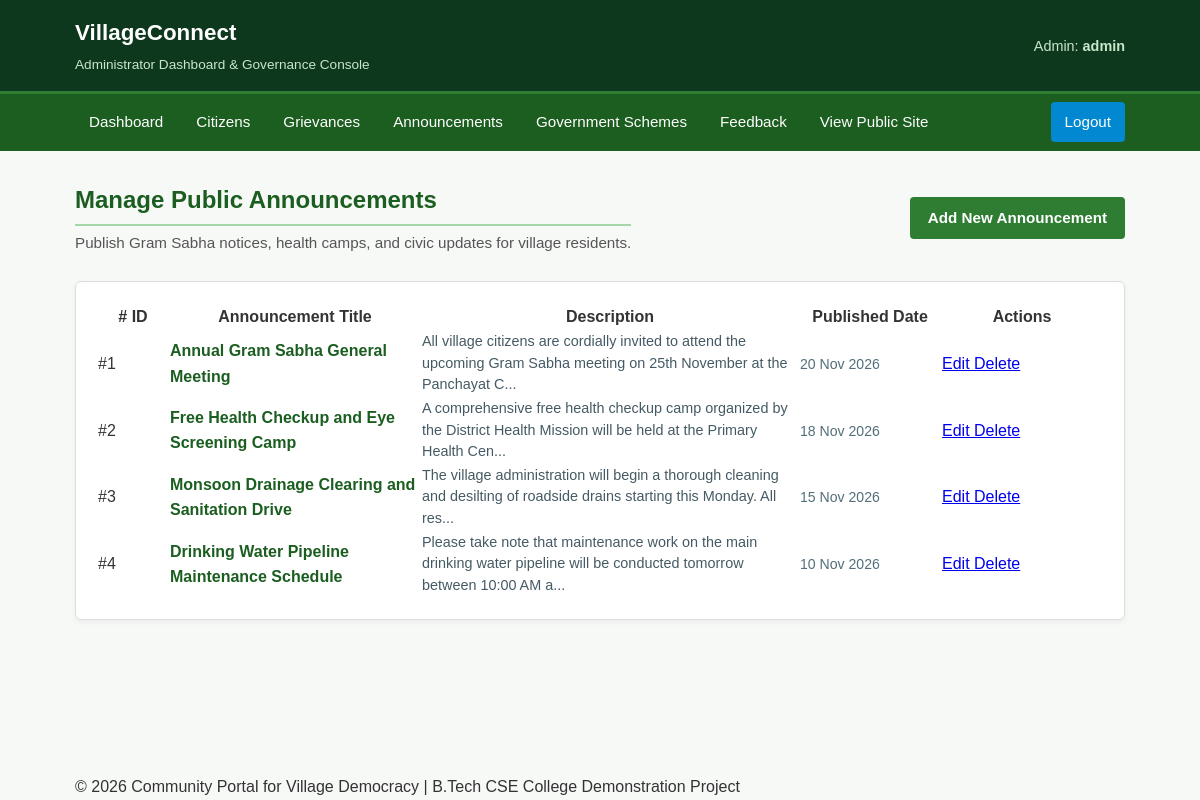
Page /admin/manage_announcements.php (signed in) on the committed database.
### tables this page shows
CREATE TABLE IF NOT EXISTS `announcements` (
    `id` INT AUTO_INCREMENT PRIMARY KEY,
    `title` VARCHAR(200) NOT NULL,
    `description` TEXT NOT NULL,
    `published_date` DATE NOT NULL,
    `created_at` TIMESTAMP DEFAULT CURRENT_TIMESTAMP
);

### admin/manage_announcements.php (the view, shortened to what this page needs)
<?php
require_once "../config/db.php";
$admin_username = $_SESSION['admin_username'] ?? 'admin';
$query = "SELECT * FROM announcements ORDER BY published_date DESC, id DESC";
$result = mysqli_query($conn, $query);
?>
<!DOCTYPE html>
<html lang="en">
<head>
    <link rel="stylesheet" href="../assets/css/style.css">
</head>
<body>
    <header class="top-header" style="background-color: #0d381e;">
        <div class="container header-content">
            <div>
                <a href="dashboard.php" class="brand-title">
                    VillageConnect
                </a>
                <span class="brand-subtitle">Administrator Dashboard & Governance Console</span>
            </div>
            <div>
                <span style="color: #c8e6c9; font-size: 0.9rem;">
                    Admin: <strong><?php echo htmlspecialchars($admin_username); ?></strong>
                </span>
            </div>
        </div>
    </header>
    <nav class="navbar" style="background-color: #1b5e20;">
        <div class="container">
            <ul class="nav-links">
                <li><a href="dashboard.php">Dashboard</a></li>
                <li><a href="manage_citizens.php">Citizens</a></li>
                <li><a href="manage_grievances.php">Grievances</a></li>
                <li><a href="manage_announcements.php" class="active">Announcements</a></li>
                <li><a href="manage_schemes.php">Government Schemes</a></li>
                <li><a href="manage_feedback.php">Feedback</a></li>
                <li><a href="../index.php" target="_blank">View Public Site</a></li>
                <li class="nav-right"><a href="logout.php" class="nav-highlight">Logout</a></li>
            </ul>
        </div>
    </nav>
    <main class="main-content">
        <div class="container">
            <div style="display: flex; justify-content: space-between; align-items: center; flex-wrap: wrap; gap: 15px; margin-bottom: 25px;">
                <div>
                    <h1 class="section-title" style="margin-bottom: 5px;">Manage Public Announcements</h1>
                    <p class="section-desc" style="margin-bottom: 0;">
                        Publish Gram Sabha notices, health camps, and civic updates for village residents.
                    </p>
                </div>
                <div>
                    <a href="add_announcement.php" class="btn btn-primary">Add New Announcement</a>
                </div>
            </div>
            <div class="card">
                <?php if ($result && mysqli_num_rows($result) > 0): ?>
                    <div class="table-responsive">
                        <table class="styled-table">
                            <thead>
                                <tr>
                                    <th style="width: 70px;"># ID</th>
                                    <th style="width: 250px;">Announcement Title</th>
                                    <th>Description</th>
                                    <th style="width: 140px;">Published Date</th>
                                    <th style="width: 160px;">Actions</th>
                                </tr>
                            </thead>
                            <tbody>
                                <?php while ($row = mysqli_fetch_assoc($result)): ?>
                                    <tr>
                                        <td>#<?php echo $row['id']; ?></td>
                                        <td><strong style="color: #1b5e20;"><?php echo htmlspecialchars($row['title']); ?></strong></td>
                                        <td>
                                            <div style="font-size: 0.9rem; color: #455a64; line-height: 1.5;">
                                                <?php
                                                $desc = htmlspecialchars($row['description']);
                                                echo (strlen($desc) > 120) ? substr($desc, 0, 120) . '...' : $desc;
                                                ?>
                                            </div>
                                        </td>
                                        <td>
                                            <span style="font-size: 0.88rem; color: #546e7a;">
                                                <?php echo date("d M Y", strtotime($row['published_date'])); ?>
                                            </span>
                                        </td>
                                        <td>
                                            <div class="action-links">
                                                <a href="edit_announcement.php?id=<?php echo $row['id']; ?>" class="action-edit">
                                                    Edit
                                                </a>
                                                <a href="manage_announcements.php?delete=<?php echo $row['id']; ?>"
                                                   class="action-delete"
                                                   onclick="return confirmDelete('announcement');">
                                                    Delete
                                                </a>
                                            </div>
                                        </td>
                                    </tr>
                                <?php endwhile; ?>
                            </tbody>
                        </table>
                    </div>
                <?php endif; ?>
            </div>
        </div>
    </main>
    <footer class="site-footer">
        <div class="container text-center">
            <div class="footer-bottom">
                <p>&copy; <?php echo date("Y"); ?> Community Portal for Village Democracy | B.Tech CSE College Demonstration Project</p>
            </div>
        </div>
    </footer>
</body>
</html>

### assets/css/style.css (style rules this page uses)
* { margin: 0; padding: 0; box-sizing: border-box; }
body { font-family: 'Segoe UI', Tahoma, Geneva, Verdana, sans-serif; background-color: #f4f8fa; color: #2c3e50; font-family: Arial, Helvetica, sans-serif; background-color: #f7f9f7; color: #333333; line-height: 1.6; display: flex; flex-direction: column; min-height: 100vh; }
.container { width: 90%; max-width: 1200px; max-width: 1100px; margin: 0 auto; padding: 0 15px; }
.top-header { background-color: #1b5e20; background-color: #1b5e20; color: #ffffff; padding: 14px 0; box-shadow: 0 2px 8px rgba(0, 0, 0, 0.12); padding: 15px 0; border-bottom: 3px solid #2e7d32; }
.header-content { display: flex; justify-content: space-between; align-items: center; flex-wrap: wrap; gap: 10px; }
.brand-title { font-size: 1.35rem; font-weight: 700; font-size: 1.4rem; font-weight: bold; color: #ffffff; text-decoration: none; display: flex; align-items: center; gap: 8px; }
.brand-subtitle { font-size: 0.8rem; font-weight: normal; font-size: 0.85rem; color: #c8e6c9; display: block; color: #c8e6c9; margin-top: 3px; }
.navbar { background-color: #2e7d32; border-bottom: 3px solid #81c784; background-color: #2e7d32; border-bottom: 1px solid #1b5e20; }
.nav-links { list-style: none; display: flex; flex-wrap: wrap; gap: 4px; padding: 6px 0; gap: 5px; padding: 8px 0; }
.nav-links li a { color: #ffffff; text-decoration: none; padding: 9px 14px; padding: 8px 14px; border-radius: 4px; font-size: 0.95rem; display: inline-block; font-size: 0.95rem; font-weight: 500; transition: background-color 0.2s ease, color 0.2s ease; }
.nav-links li a:hover, .nav-links li a.active { background-color: #1b5e20; color: #ffffff; }
.nav-links li a.nav-highlight { background-color: #0288d1; color: #ffffff; }
.nav-links li.nav-right { margin-left: auto; }
.btn { display: inline-block; padding: 10px 20px; padding: 9px 18px; font-size: 0.95rem; font-weight: 600; font-weight: bold; text-decoration: none; border-radius: 5px; border-radius: 4px; border: none; cursor: pointer; text-align: center; transition: background-color 0.2s, transform 0.1s; }
.btn-primary { background-color: #2e7d32; color: #ffffff; }
.main-content { flex: 1; padding: 35px 0; padding: 30px 0; }
.section-title { font-size: 1.7rem; font-size: 1.5rem; color: #1b5e20; margin-bottom: 20px; padding-bottom: 8px; margin-bottom: 15px; padding-bottom: 5px; border-bottom: 2px solid #a5d6a7; position: relative; }
.section-desc { font-size: 1rem; color: #546e7a; margin-bottom: 25px; font-size: 0.95rem; color: #555555; margin-bottom: 20px; }
.card { background-color: #ffffff; border-radius: 8px; border: 1px solid #e0e0e0; box-shadow: 0 2px 6px rgba(0, 0, 0, 0.05); padding: 22px; margin-bottom: 22px; transition: transform 0.2s ease, box-shadow 0.2s ease; border: 1px solid #dcdcdc; border-radius: 6px; padding: 20px; margin-bottom: 20px; }

### rows in the picture
announcements: id "1", title "Annual Gram Sabha General Meeting", description "All village citizens are cordially invited to attend the upcoming Gram Sabha meeting on 25th November at the Panchayat C", published_date "20 Nov 2026"
announcements: id "2", title "Free Health Checkup and Eye Screening Camp", description "A comprehensive free health checkup camp organized by the District Health Mission will be held at the Primary Health Cen", published_date "18 Nov 2026"
announcements: id "3", title "Monsoon Drainage Clearing and Sanitation Drive", description "The village administration will begin a thorough cleaning and desilting of roadside drains starting this Monday. All res", published_date "15 Nov 2026"
announcements: id "4", title "Drinking Water Pipeline Maintenance Schedule", description "Please take note that maintenance work on the main drinking water pipeline will be conducted tomorrow between 10:00 AM a", published_date "10 Nov 2026"

### other values in the picture
$admin_username "admin"
